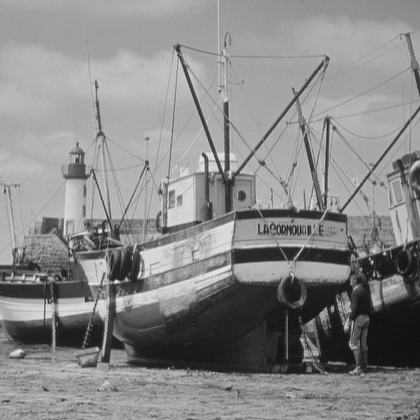
%> input picture gray images/48.gif, 420 x 420 px, shrunk from 512 x 512 before the run
$ octave Untitled.m   (GNU Octave 9; MATLAB toolbox functions it lacks are replaced by stand-ins)
%> lines starting %> are read from the running program, lines starting %| are printed output that depends on the picture
clc
close all
clear all

a=imread('C:\Users\mitra\Desktop\gray images\48.gif');
%> a: size 420x420 uint8; min 0, max 222, mean 124.1
figure
imshow(a)
title('Original Image','FontSize',16)

%power law%
ad=im2double(a);
output1=(ad.^0.2);
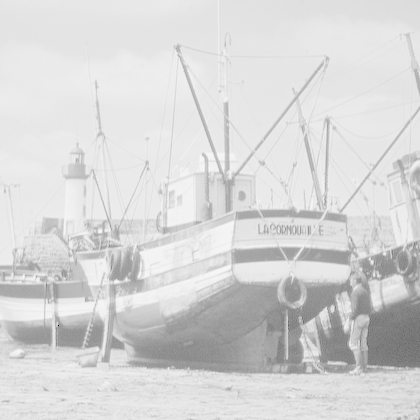
%> output1: size 420x420 double; min 0, max 0.973, mean 0.843
figure
imshow(output1)
title('gamma=0.2','FontSize',16)
output2=(ad.^1.0);
figure
imshow(output2)
title('gamma=1.0','FontSize',16)
output3=(ad.^2.5);
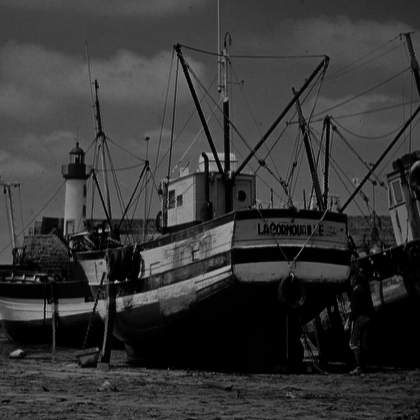
%> output3: size 420x420 double; min 0, max 0.707, mean 0.216
figure
imshow(output3)
title('gamma=2.5','FontSize',16)

%logarithmic transfer%
a1=imread('C:\Users\mitra\Desktop\gray images\32.gif');
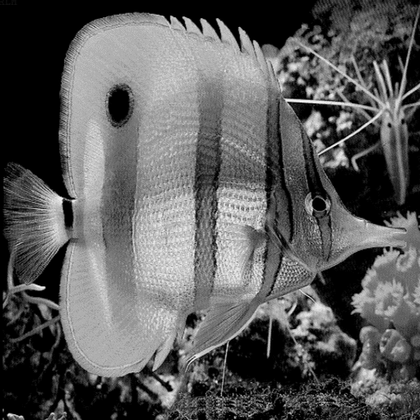
%> input picture gray images/32.gif, 420 x 420 px, shrunk from 512 x 512 before the run
%> a1: size 420x420 uint8; min 0, max 252, mean 91.7
figure
imshow(a1)
title('Original Image','FontSize',16)
F=fft2(a1);
s=abs(F);
figure
imshow(s,[])
title('Fourier Transform','FontSize',16)
%Get the center spectrum%
FSH=fftshift(F);
figure
imshow(abs(FSH),[])
title('Center Fourier Transform of Image','FontSize',16)
%Apply Log Transfers
s2=log(1+abs(FSH));
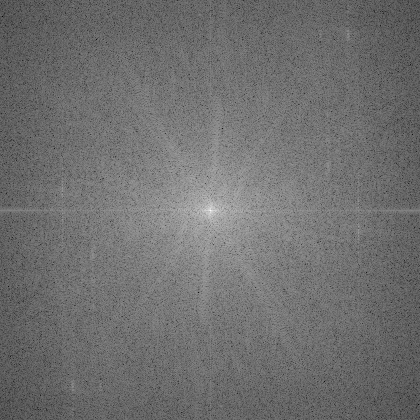
%> s2: size 420x420 double; min 1.8, max 16.6, mean 8.29; drawn with min black and max white
figure
imshow(s2,[])
title('Log Transform of Image','FontSize',16)
%reconstruct
F=ifftshift(FSH);
f=ifft2(F);
figure
x=imshow(f,[])
title('Reconstructed Image','FontSize',16)

%gray level sclicing
g=imread('C:\Users\mitra\Desktop\gray images\8.gif')
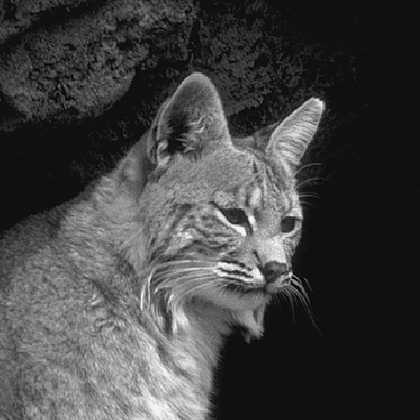
%> input picture gray images/8.gif, 420 x 420 px, shrunk from 512 x 512 before the run
%> g: size 420x420 uint8; min 0, max 250, mean 66.9
%g=rgb2gray(g);
[M N]=size(g);
%> M = 420; N = 420
for i=1:M
    for j=1:N
        if((g(i,j)>100) && (g(i,j)<150))
%> (the run ends here)
